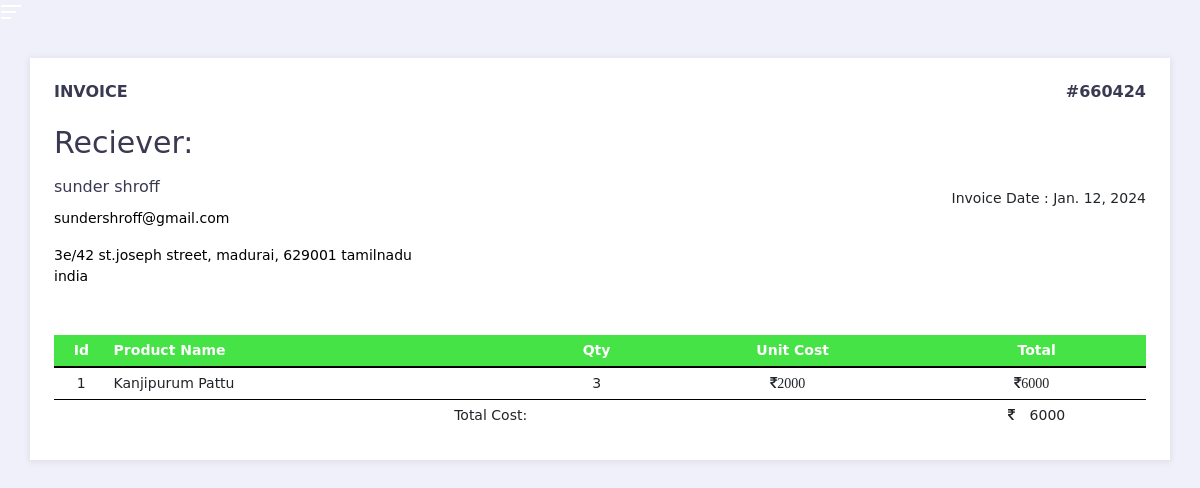
The app's page /invoice/660424 (signed in) with its own data.
### TunShopApp/models.py (models this page shows, shortened)
class OrderList(models.Model):
    order_uid = models.IntegerField(unique=True, null=True)
    user_quantity = models.IntegerField(default=0)
    product = models.ForeignKey(Product, on_delete=models.CASCADE)
    user = models.ForeignKey(userRegistrationModel, on_delete=models.CASCADE)
    order_date = models.DateField("Date", auto_now_add=True)
    total_amount = models.IntegerField( null=True)

class userRegistrationModel(models.Model):
    user = models.OneToOneField(User, on_delete=models.CASCADE, null=True)
    uid = models.IntegerField(unique=True, null=True)
    name = models.TextField(null=True)
    email = models.EmailField(max_length=100, null=True)
    door_no = models.TextField(null=True)
    street = models.TextField(null=True)
    city = models.TextField(null=True)
    state = models.TextField(null=True)
    country = models.TextField(null=True)
    pin_code = models.TextField(null=True)
    near_land_mark = models.TextField(null=True)
    mobile = models.IntegerField(null=True)
    password = models.CharField(max_length=50, null=True)
    registered_date = models.DateTimeField(auto_now_add=True)

class Product(models.Model):
    uid = models.IntegerField(unique=True, null=True)
    category = models.ForeignKey(Category, on_delete=models.CASCADE, )
    name = models.CharField(max_length=150, null=False, blank=False)
    image = models.ImageField(upload_to=getFileName, null=True, blank=True)
    color = models.CharField(max_length=150, null=True, )
    weight = models.CharField(max_length=50, null=True, default="empty")
    size = models.CharField(max_length=50, null=True)
    quantity = models.IntegerField(null=True, blank=True)
    original_price = models.FloatField(null=True, blank=False, )
    selling_price = models.IntegerField(null=True, blank=False)
    discount = models.IntegerField(null=True, blank=False)
    description = models.TextField(max_length=500, null=False, blank=False)
    created_at = models.DateTimeField(auto_now_add=True)
    status = models.TextField(null=True)

### TunShopApp/views.py (the view)
# urls.py: path('invoice/<id>', views.invoice),
@login_required(login_url="/login_admin/")
def invoice(request,id):
    invoice_page = OrderList.objects.get(order_uid = id)
    context = {
        'invoice_page':invoice_page,
    }
    return render(request, "invoice.html",context)

### TunShopApp/templates/invoice.html (shortened to what this page needs)
<!DOCTYPE html>
<html lang="en">
{% load static %}
<head>
  <link href="{% static 'css/all.min.css' %}" rel="stylesheet">
  <link rel="stylesheet" href="{% static 'css/flaticon.css' %}">
  <link href="{% static 'css/bootstrap.min.css' %}" rel="stylesheet">
  <link href="{% static 'css/jquery-ui.min.css' %}" rel="stylesheet">
  <link href="{% static 'css/style.css' %}" rel="stylesheet">
  <link rel="stylesheet" href="https://cdnjs.cloudflare.com/ajax/libs/font-awesome/4.7.0/css/font-awesome.min.css">
  <link rel="stylesheet" href="//maxcdn.bootstrapcdn.com/font-awesome/4.3.0/css/font-awesome.min.css">
</head>
<body class="ms-body ms-aside-left-open ms-primary-theme ">
  <main class="body-content" style="padding-left: 0;"">
      <div class="ms-aside-toggler ms-toggler pl-0" data-target="#ms-side-nav" data-toggle="slideLeft">
        <span class="ms-toggler-bar bg-primary"></span>
        <span class="ms-toggler-bar bg-primary"></span>
        <span class="ms-toggler-bar bg-primary"></span>
      </div>
    <div class="ms-content-wrapper">
      <div class="row">
        <div class="col-md-12">
          <div class="ms-panel">
            <div class="ms-panel-header header-mini">
              <div class="d-flex justify-content-between">
                <h6>Invoice</h6>
                <h6>#{{invoice_page.order_uid}}</h6>
              </div>
            </div>
            <div class="ms-panel-body">
              <div class="row align-items-center">
                <div class="col-md-6">
                  <div class="invoice-address">
                    <h3>Reciever: </h3>
                    <h5>{{invoice_page.user.name}}</h5>
                    <p>{{invoice_page.user.email}}</p>
                    <p class="mb-0">{{invoice_page.user.door_no}} {{invoice_page.user.street}}, {{invoice_page.user.city}}, {{invoice_page.user.pin_code}} {{invoice_page.user.state}}</p>
                    <p class="mb-0">{{invoice_page.user.country}}</p>
                  </div>
                </div>
                <div class="col-md-6 text-md-right">
                  <ul class="invoice-date">
                    <li>Invoice Date : {{invoice_page.order_date}}</li>
                  </ul>
                </div>
              </div>
              <div class="ms-invoice-table table-responsive mt-5">
                <table class="table table-hover text-right thead-primary">
                  <thead>
                    <tr class="text-capitalize">
                      <th class="text-center w-5">id</th>
                      <th class="text-left">Product Name</th>
                      <th>qty</th>
                      <th>Unit Cost</th>
                      <th>total</th>
                    </tr>
                  </thead>
                  <tbody>
                    <tr>
                      <td class="text-center">1</td>
                      <td class="text-left">{{invoice_page.product.name}}</td>
                      <td>{{invoice_page.user_quantity}}</td>
                      <td> <i class="fa fa-inr">{{invoice_page.product.selling_price}}</td>
                      <td>  <i class="fa fa-inr">{{invoice_page.total_amount}}</td>
                    </tr>
                  </tbody>
                  <tfoot>
                    <tr>
                      <td colspan="4">Total Cost: </td>
                      <td> <i class="fa fa-inr"></i> {{invoice_page.total_amount}}</td>
                    </tr>
                  </tfoot>
                </table>
              </div>
            </div>
          </div>
        </div>
      </div>
    </div>
</body>
</html>

### TunShopApp/templates/invoice.html (style rules this page uses)
body { font-family: 'DejaVu Sans', sans-serif; }
.table { width: 100%; max-width: 100%; margin-bottom: 5px; background-color: #fff; }
.table th, .table td { padding: 5px; vertical-align: top; border-top: 1px solid #000; text-align: center; }
.table thead th { vertical-align: bottom; border-bottom: 2px solid #000; }

### records on screen
OrderList: order_uid "660424", user.name "sunder shroff", user.email "sundershroff@gmail.com", user.door_no "3e/42", user.street "st.joseph street", user.city "madurai", user.pin_code "629001", user.state "tamilnadu", user.country "india", order_date "Jan. 12, 2024", product.name "Kanjipurum Pattu", user_quantity "3", product.selling_price "2000", total_amount "6000"
